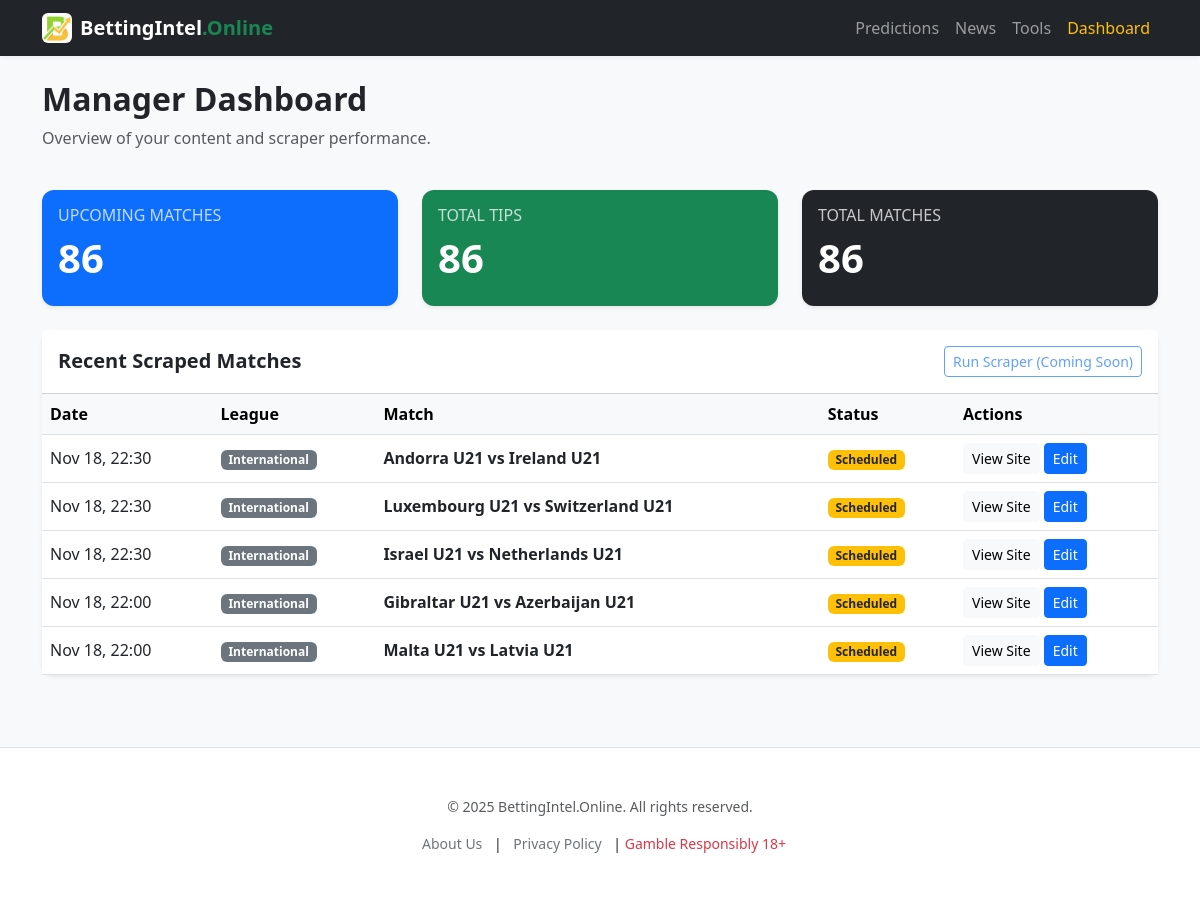
Page /dashboard/ (signed in) on the earlier database version.
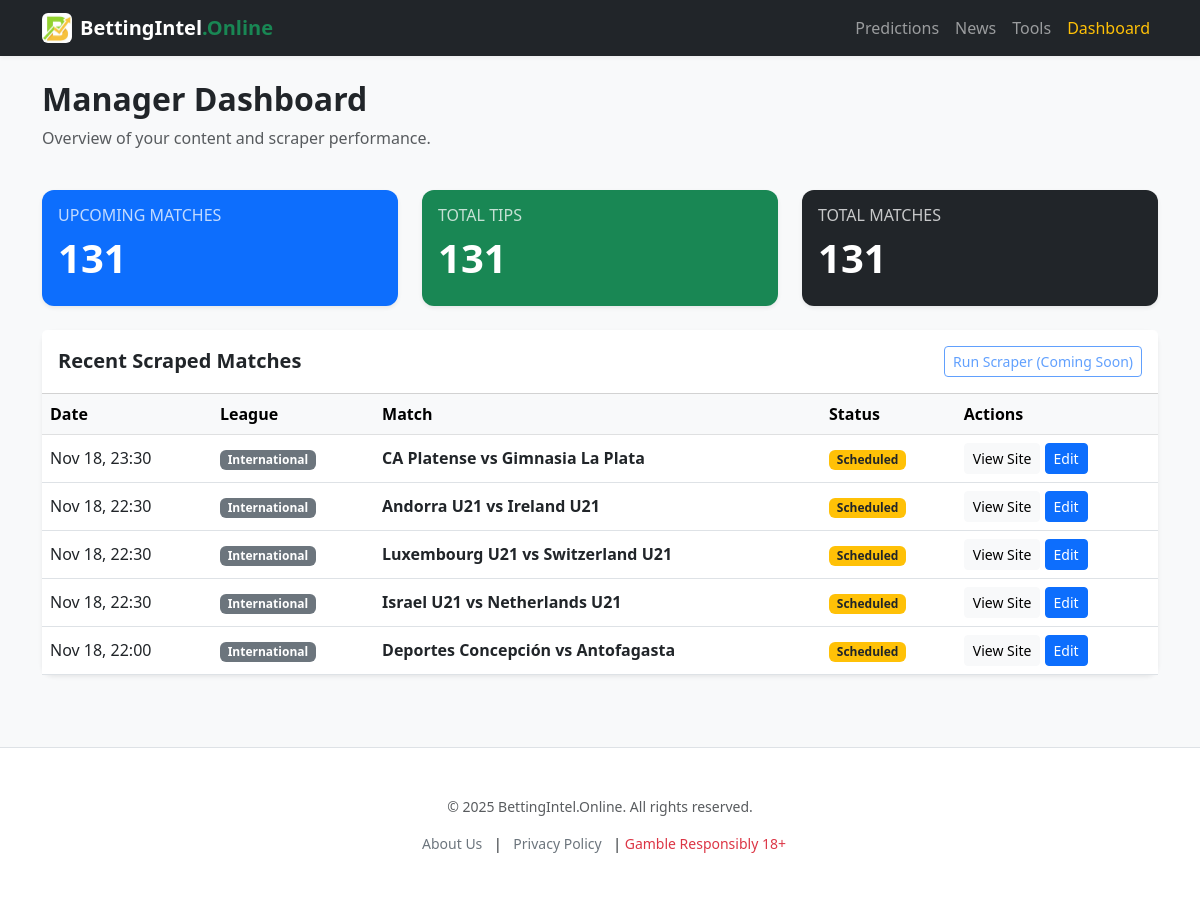
Same page on the later database version.
### predictions/models.py (models this page shows, shortened)
class Match(models.Model):
    STATUS_CHOICES = (('scheduled', 'Scheduled'), ('finished', 'Finished'))
    league = models.ForeignKey(League, on_delete=models.CASCADE)
    home_team = models.CharField(max_length=100)
    away_team = models.CharField(max_length=100)
    start_time = models.DateTimeField(db_index=True)  # Indexed for speed
    slug = models.SlugField(max_length=255, unique=True, blank=True)
    status = models.CharField(max_length=20, choices=STATUS_CHOICES, default='scheduled')
    class Meta:
        ordering = ['start_time']
        unique_together = ('home_team', 'away_team', 'start_time')

class League(models.Model):
    name = models.CharField(max_length=100)
    country = models.CharField(max_length=100)
    slug = models.SlugField(unique=True, blank=True)

### dashboard/views.py (the view)
# urls.py: path('', views.dashboard_home, name='dashboard'),
@login_required
def dashboard_home(request):
    stats = {
        'total_matches': Match.objects.count(),
        'active_matches': Match.objects.filter(status='scheduled').count(),
        'total_tips': Tip.objects.count()
    }
    recent_matches = Match.objects.order_by('-start_time')[:5]
    latest_news = NewsArticle.objects.order_by('-published_at')[:6]
    context = {
        'stats': stats,
        'matches': recent_matches,
        'news': latest_news  # <--- Pass to template
    }
    return render(request, 'dashboard/home.html', context)

### news/management/commands/scrape_news.py (called while the page is built, shortened)
    def handle(self, *args, **kwargs):
        self.stdout.write("Scraping Pulse Sports...")
        URL = "https://www.pulsesports.co.ke/football"
        scraper = cloudscraper.create_scraper(
            browser={'browser': 'chrome', 'platform': 'windows', 'desktop': True}
        )
        try:
            response = scraper.get(URL)
            if response.status_code != 200:
                self.stdout.write(self.style.ERROR(f"Failed to fetch: {response.status_code}"))
                return
        except Exception as e:
            self.stdout.write(self.style.ERROR(f"Error: {e}"))

### predictions/management/commands/scrape_all.py (called while the page is built)
    def handle(self, *args, **kwargs):
        self.stdout.write("--- STARTING TIME-SENSITIVE SCRAPER ---")
        self.scraper = cloudscraper.create_scraper(
            browser={'browser': 'chrome', 'platform': 'windows', 'desktop': True}
        )
        self.now = timezone.now()
        try:
            self.scrape_forebet()
        except Exception as e:
            self.stdout.write(self.style.ERROR(f"Forebet Failed: {e}"))
        try:
            self.scrape_betwizad()
        except Exception as e:
            self.stdout.write(self.style.ERROR(f"BetWizad Failed: {e}"))
        try:
            self.scrape_footballpredictions()
        except Exception as e:
            self.stdout.write(self.style.ERROR(f"FootballPredictions Failed: {e}"))
        self.stdout.write(self.style.SUCCESS("--- SCRAPING COMPLETE ---"))

### templates/dashboard/home.html (shortened to what this page needs)
{% extends 'base.html' %}
{% block content %}
<div class="row mb-4">
    <div class="col-md-12">
        <h2 class="fw-bold text-dark">Manager Dashboard</h2>
        <p class="text-muted">Overview of your content and scraper performance.</p>
    </div>
</div>
<div class="row mb-4">
    <div class="col-md-4">
        <div class="card border-0 shadow-sm bg-primary text-white h-100">
            <div class="card-body">
                <h6 class="text-uppercase opacity-75">Upcoming Matches</h6>
                <h2 class="display-6 fw-bold">{{ stats.active_matches }}</h2>
            </div>
        </div>
    </div>
    <div class="col-md-4">
        <div class="card border-0 shadow-sm bg-success text-white h-100">
            <div class="card-body">
                <h6 class="text-uppercase opacity-75">Total Tips</h6>
                <h2 class="display-6 fw-bold">{{ stats.total_tips }}</h2>
            </div>
        </div>
    </div>
    <div class="col-md-4">
        <div class="card border-0 shadow-sm bg-dark text-white h-100">
            <div class="card-body">
                <h6 class="text-uppercase opacity-75">Total Matches</h6>
                <h2 class="display-6 fw-bold">{{ stats.total_matches }}</h2>
            </div>
        </div>
    </div>
</div>
<div class="card border-0 shadow-sm">
    <div class="card-header bg-white py-3 d-flex justify-content-between align-items-center">
        <h5 class="mb-0 fw-bold">Recent Scraped Matches</h5>
        <a href="#" class="btn btn-sm btn-outline-primary disabled">Run Scraper (Coming Soon)</a>
    </div>
    <div class="table-responsive">
        <table class="table table-hover align-middle mb-0">
            <thead class="table-light">
                <tr>
                    <th>Date</th>
                    <th>League</th>
                    <th>Match</th>
                    <th>Status</th>
                    <th>Actions</th>
                </tr>
            </thead>
            <tbody>
                {% for match in matches %}
                <tr>
                    <td>{{ match.start_time|date:"M d, H:i" }}</td>
                    <td><span class="badge bg-secondary">{{ match.league.name }}</span></td>
                    <td class="fw-bold">{{ match.home_team }} vs {{ match.away_team }}</td>
                    <td>
                        {% if match.status == 'scheduled' %}
                            <span class="badge bg-warning text-dark">Scheduled</span>
                        {% else %}
                            <span class="badge bg-success">Finished</span>
                        {% endif %}
                    </td>
                    <td>
                        <a href="{% url 'match_detail' match.slug %}" class="btn btn-sm btn-light" target="_blank">View Site</a>
                        <a href="#" class="btn btn-sm btn-primary">Edit</a>
                    </td>
                </tr>
                {% empty %}
                <tr>
                    <td colspan="5" class="text-center py-5 text-muted">
                        No matches found. Run the seed command!
                    </td>
                </tr>
                {% endfor %}
            </tbody>
        </table>
    </div>
</div>
{% endblock %}

### templates/base.html (shortened to what this page needs)
{% load static %}
<!DOCTYPE html>
<html lang="en">
<head>
    <link href="https://cdn.jsdelivr.net/npm/bootstrap@5.3.0/dist/css/bootstrap.min.css" rel="stylesheet">
</head>
<body>
<nav class="navbar navbar-expand-lg navbar-dark bg-dark sticky-top">
    <div class="container">
        <a class="navbar-brand fw-bold d-flex align-items-center" href="/">
            <img src="{% static 'img/logo.png' %}" width="30" height="30" class="d-inline-block align-top me-2 rounded" alt="Logo">
            BettingIntel<span class="text-success">.Online</span>
        </a>
        <div class="collapse navbar-collapse" id="navbarNav">
            <ul class="navbar-nav ms-auto">
                <li class="nav-item"><a class="nav-link" href="/">Predictions</a></li>
                <li class="nav-item"><a class="nav-link" href="{% url 'news_list' %}">News</a></li>
                <li class="nav-item"><a class="nav-link" href="{% url 'tools' %}">Tools</a></li>
                {% if user.is_authenticated %}
                    <li class="nav-item"><a class="nav-link text-warning" href="{% url 'dashboard' %}">Dashboard</a></li>
                {% endif %}
            </ul>
        </div>
    </div>
</nav>
<div class="container py-4" style="min-height: 80vh;">
    {% block content %}{% endblock %}
</div>
<footer class="text-center py-5 bg-white border-top mt-5">
    <div class="container">
        <div class="row">
            <div class="col-md-12">
                <p class="text-muted small">&copy; 2025 BettingIntel.Online. All rights reserved.</p>
                <p class="small">
                    <a href="{% url 'about' %}" class="mx-2">About Us</a> |
                    <a href="{% url 'privacy' %}" class="mx-2">Privacy Policy</a> |
                    <span class="text-danger">Gamble Responsibly 18+</span>
                </p>
            </div>
        </div>
    </div>
</footer>
</body>
</html>

### templates/base.html (style rules this page uses)
body { background-color: #f8f9fa; font-family: 'Segoe UI', Tahoma, Geneva, Verdana, sans-serif; }
.card { border: none; box-shadow: 0 2px 10px rgba(0,0,0,0.05); border-radius: 12px; }
.navbar { box-shadow: 0 2px 4px rgba(0,0,0,0.05); }
footer a { text-decoration: none; color: #6c757d; }

Differences in the rows shown:
no longer on this page (row unchanged): Match: start_time "Nov 18, 22:00", league.name "International", home_team "Gibraltar U21", away_team "Azerbaijan U21", status "Scheduled"
no longer on this page (row unchanged): Match: start_time "Nov 18, 22:00", league.name "International", home_team "Malta U21", away_team "Latvia U21", status "Scheduled"
added Match: start_time "Nov 18, 23:30", league.name "International", home_team "CA Platense", away_team "Gimnasia La Plata", status "Scheduled"
added Match: start_time "Nov 18, 22:00", league.name "International", home_team "Deportes Concepción", away_team "Antofagasta", status "Scheduled"
Other differences:
{{ stats.active_matches }}: "86" → "131"
{{ stats.total_tips }}: "86" → "131"
{{ stats.total_matches }}: "86" → "131"
